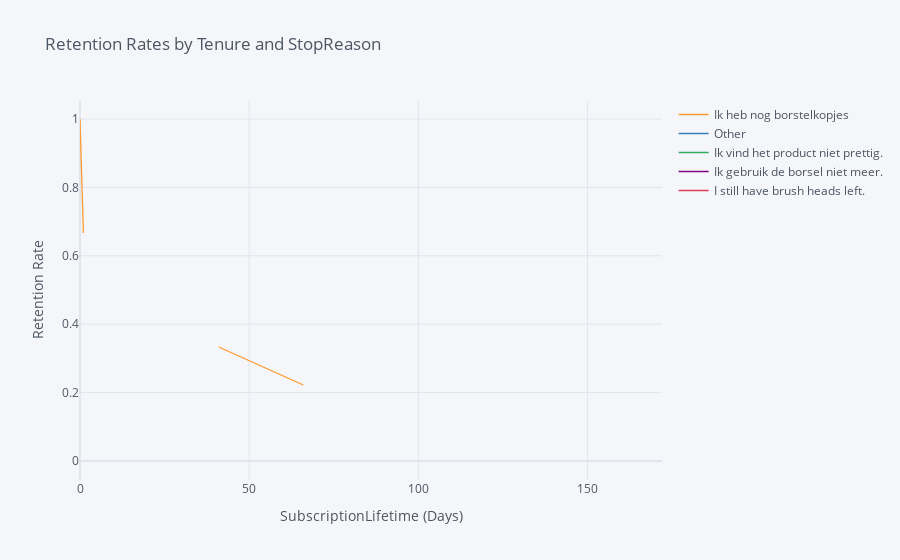

Write notebook code for a chart like this one.
### Code cell
active_customers = data_survival[data_survival["StopReason"].notnull()]


rates = survival(active_customers, 'StopReason', 'SubscriptionLifetime', 'Active')

rates.iplot(kind='line', xTitle='SubscriptionLifetime (Days)', yTitle='Retention Rate',
            title='Retention Rates by Tenure and StopReason')

### Figure 1 — Plotly figure (JSON) as saved in the notebook; plotly's stock layout.template omitted (floating-point values rounded to 4 significant figures)
{"data": [{"line": {"color": "rgba(255, 153, 51, 1.0)", "dash": "solid", "shape": "linear", "width": 1.3}, "mode": "lines", "name": "Ik heb nog borstelkopjes", "text": "", "type": "scatter", "x": [0, 1, 11, 12, 24, 26, 31, 32, 39, 41, 66, 76, 82, 163, 172], "y": [1, 0.6667, "", 0.5556, "", "", "", 0.4444, "", 0.3333, 0.2222, "", 0.1111, "", 0]}, {"line": {"color": "rgba(55, 128, 191, 1.0)", "dash": "solid", "shape": "linear", "width": 1.3}, "mode": "lines", "name": "Other", "text": "", "type": "scatter", "x": [0, 1, 11, 12, 24, 26, 31, 32, 39, 41, 66, 76, 82, 163, 172], "y": [1, "", "", 0.5, "", "", "", "", "", "", "", "", "", 0, ""]}, {"line": {"color": "rgba(50, 171, 96, 1.0)", "dash": "solid", "shape": "linear", "width": 1.3}, "mode": "lines", "name": "Ik vind het product niet prettig.", "text": "", "type": "scatter", "x": [0, 1, 11, 12, 24, 26, 31, 32, 39, 41, 66, 76, 82, 163, 172], "y": [1, "", 0.5, "", "", "", "", "", 0, "", "", "", "", "", ""]}, {"line": {"color": "rgba(128, 0, 128, 1.0)", "dash": "solid", "shape": "linear", "width": 1.3}, "mode": "lines", "name": "Ik gebruik de borsel niet meer.", "text": "", "type": "scatter", "x": [0, 1, 11, 12, 24, 26, 31, 32, 39, 41, 66, 76, 82, 163, 172], "y": [1, "", "", "", 0.75, "", 0.75, "", "", "", "", 0.375, "", 0, ""]}, {"line": {"color": "rgba(219, 64, 82, 1.0)", "dash": "solid", "shape": "linear", "width": 1.3}, "mode": "lines", "name": "I still have brush heads left.", "text": "", "type": "scatter", "x": [0, 1, 11, 12, 24, 26, 31, 32, 39, 41, 66, 76, 82, 163, 172], "y": [1, "", "", "", "", 1, "", "", "", "", "", "", "", "", ""]}], "layout": {"legend": {"bgcolor": "#F5F6F9", "font": {"color": "#4D5663"}}, "paper_bgcolor": "#F5F6F9", "plot_bgcolor": "#F5F6F9", "title": {"font": {"color": "#4D5663"}, "text": "Retention Rates by Tenure and StopReason"}, "xaxis": {"gridcolor": "#E1E5ED", "showgrid": true, "tickfont": {"color": "#4D5663"}, "title": {"font": {"color": "#4D5663"}, "text": "SubscriptionLifetime (Days)"}, "zerolinecolor": "#E1E5ED"}, "yaxis": {"gridcolor": "#E1E5ED", "showgrid": true, "tickfont": {"color": "#4D5663"}, "title": {"font": {"color": "#4D5663"}, "text": "Retention Rate"}, "zerolinecolor": "#E1E5ED"}}}
